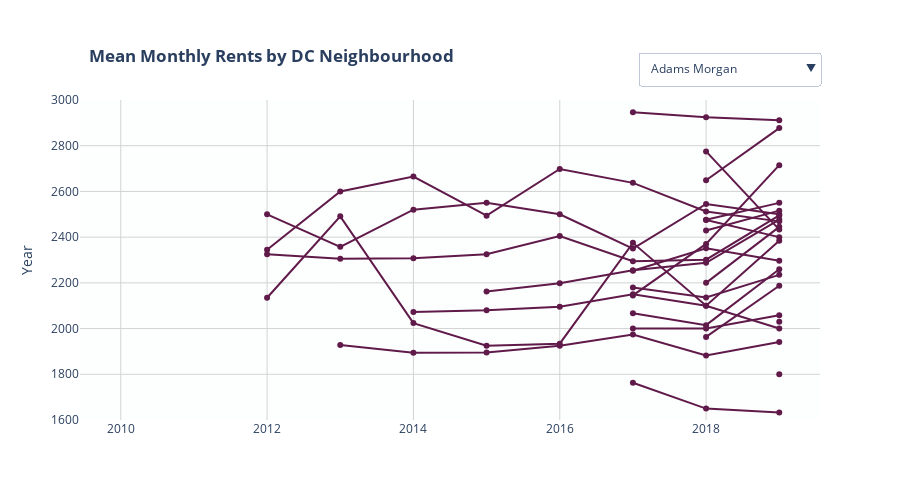

The notebook cell this image was saved under:
### Code cell
fig = go.Figure()

for i,d in enumerate(nbd_rent):
    
    fig.add_trace(go.Scatter( x=d["year"], 
                                y=d["mean_rent"], 
                                mode = "lines+markers",
                                marker_color="#601A4A",
                                text=d['RegionName'],
                                showlegend= True, 
                                legendgroup = labels[i], 
                             name = labels[i], 
                             hovertemplate = "Year:%{x} Rent:$%{y}"
                            )
                  
                                )

### Create buttons for drop down menu
buttons = []
for i, label in enumerate(labels):
    visibility = [i==j for j in range(len(labels))]
    button = dict(
                 label =  label,
                 method = 'restyle',
                 args = [{'visible': visibility},
                     {'title': label}])
    buttons.append(button)

updatemenus = list([
    dict(x = 1,
        y = 1.15,
        #xref = 'paper',
        #yref = 'paper',
        yanchor = 'top',
        active = 1,
        showactive = False,
        buttons = buttons
    )
])



fig['layout']['xaxis']['title'] = ''


#fig['layout']['xaxis']['type'] = 'date'
fig['layout']['xaxis']['gridcolor'] = '#d3d3d3'
fig['layout']['yaxis']['title'] = 'Rent($)'
fig['layout']['yaxis']['title'] = 'Year'
fig['layout']['yaxis']['type'] = 'linear'
fig['layout']['yaxis']['range'] = [1600,3000]
fig['layout']['yaxis']['gridcolor'] = '#d3d3d3'
fig['layout']["plot_bgcolor"]= "#FDFEFE" 
fig['layout']["width"]= 900
fig['layout']["height"] = 500
fig['layout']['showlegend'] = False

fig['layout']['updatemenus'] = updatemenus
fig['layout']['title'] = '<b>Mean Monthly Rents by DC Neighbourhood</b>'
fig['layout']['title']['x'] = 0.099
fig['layout']['title']['y'] = 0.9
fig['layout']['title']['xref'] = 'container'
fig['layout']['title']['yref'] = 'container'



plotly.offline.plot(fig, "listings.html")
fig.show()

### Figure 1 — Plotly figure (JSON) as saved in the notebook; plotly's stock layout.template omitted (floating-point values rounded to 4 significant figures)
{"data": [{"hovertemplate": "Year:%{x} Rent:$%{y}", "legendgroup": "Columbia Heights", "marker": {"color": "#601A4A"}, "mode": "lines+markers", "name": "Columbia Heights", "showlegend": true, "text": ["Columbia Heights", "Columbia Heights", "Columbia Heights", "Columbia Heights", "Columbia Heights", "Columbia Heights", "Columbia Heights", "Columbia Heights", "Columbia Heights", "Columbia Heights"], "type": "scatter", "x": [2010, 2011, 2012, 2013, 2014, 2015, 2016, 2017, 2018, 2019], "y": [null, null, 2135, 2491, 2024, 1925, 1934, 2375, 2100, 2384]}, {"hovertemplate": "Year:%{x} Rent:$%{y}", "legendgroup": "Adams Morgan", "marker": {"color": "#601A4A"}, "mode": "lines+markers", "name": "Adams Morgan", "showlegend": true, "text": ["Adams Morgan", "Adams Morgan", "Adams Morgan", "Adams Morgan", "Adams Morgan", "Adams Morgan", "Adams Morgan", "Adams Morgan", "Adams Morgan", "Adams Morgan"], "type": "scatter", "x": [2010, 2011, 2012, 2013, 2014, 2015, 2016, 2017, 2018, 2019], "y": [null, null, null, null, null, null, null, null, 2200, 2445]}, {"hovertemplate": "Year:%{x} Rent:$%{y}", "legendgroup": "Logan Circle", "marker": {"color": "#601A4A"}, "mode": "lines+markers", "name": "Logan Circle", "showlegend": true, "text": ["Logan Circle", "Logan Circle", "Logan Circle", "Logan Circle", "Logan Circle", "Logan Circle", "Logan Circle", "Logan Circle", "Logan Circle", "Logan Circle"], "type": "scatter", "x": [2010, 2011, 2012, 2013, 2014, 2015, 2016, 2017, 2018, 2019], "y": [null, null, 2345, 2600, 2665, 2494, 2698, 2638.0, 2512, 2469]}, {"hovertemplate": "Year:%{x} Rent:$%{y}", "legendgroup": "Dupont Circle", "marker": {"color": "#601A4A"}, "mode": "lines+markers", "name": "Dupont Circle", "showlegend": true, "text": ["Dupont Circle", "Dupont Circle", "Dupont Circle", "Dupont Circle", "Dupont Circle", "Dupont Circle", "Dupont Circle", "Dupont Circle", "Dupont Circle", "Dupont Circle"], "type": "scatter", "x": [2010, 2011, 2012, 2013, 2014, 2015, 2016, 2017, 2018, 2019], "y": [null, null, 2500, 2358.0, 2520, 2550, 2500, 2350, 2545, 2500]}, {"hovertemplate": "Year:%{x} Rent:$%{y}", "legendgroup": "Foggy Bottom", "marker": {"color": "#601A4A"}, "mode": "lines+markers", "name": "Foggy Bottom", "showlegend": true, "text": ["Foggy Bottom", "Foggy Bottom", "Foggy Bottom", "Foggy Bottom", "Foggy Bottom", "Foggy Bottom", "Foggy Bottom", "Foggy Bottom", "Foggy Bottom", "Foggy Bottom"], "type": "scatter", "x": [2010, 2011, 2012, 2013, 2014, 2015, 2016, 2017, 2018, 2019], "y": [null, null, null, null, null, null, null, 2068.0, 2015, 2260.0]}, {"hovertemplate": "Year:%{x} Rent:$%{y}", "legendgroup": "Mount Pleasant", "marker": {"color": "#601A4A"}, "mode": "lines+markers", "name": "Mount Pleasant", "showlegend": true, "text": ["Mount Pleasant", "Mount Pleasant", "Mount Pleasant", "Mount Pleasant", "Mount Pleasant", "Mount Pleasant", "Mount Pleasant", "Mount Pleasant", "Mount Pleasant", "Mount Pleasant"], "type": "scatter", "x": [2010, 2011, 2012, 2013, 2014, 2015, 2016, 2017, 2018, 2019], "y": [null, null, null, null, null, null, null, null, null, 1800]}, {"hovertemplate": "Year:%{x} Rent:$%{y}", "legendgroup": "Georgetown", "marker": {"color": "#601A4A"}, "mode": "lines+markers", "name": "Georgetown", "showlegend": true, "text": ["Georgetown", "Georgetown", "Georgetown", "Georgetown", "Georgetown", "Georgetown", "Georgetown", "Georgetown", "Georgetown", "Georgetown"], "type": "scatter", "x": [2010, 2011, 2012, 2013, 2014, 2015, 2016, 2017, 2018, 2019], "y": [null, null, null, null, null, null, null, 2253, 2351, 2297]}, {"hovertemplate": "Year:%{x} Rent:$%{y}", "legendgroup": "Shaw", "marker": {"color": "#601A4A"}, "mode": "lines+markers", "name": "Shaw", "showlegend": true, "text": ["Shaw", "Shaw", "Shaw", "Shaw", "Shaw", "Shaw", "Shaw", "Shaw", "Shaw", "Shaw"], "type": "scatter", "x": [2010, 2011, 2012, 2013, 2014, 2015, 2016, 2017, 2018, 2019], "y": [null, null, null, null, null, null, null, null, 2775, 2433]}, {"hovertemplate": "Year:%{x} Rent:$%{y}", "legendgroup": "American University Park", "marker": {"color": "#601A4A"}, "mode": "lines+markers", "name": "American University Park", "showlegend": true, "text": ["American University Park", "American University Park", "American University Park", "American University Park", "American University Park", "American University Park", "American University Park", "American University Park", "American University Park", "American University Park"], "type": "scatter", "x": [2010, 2011, 2012, 2013, 2014, 2015, 2016, 2017, 2018, 2019], "y": [null, null, null, null, null, null, null, null, null, 2030]}, {"hovertemplate": "Year:%{x} Rent:$%{y}", "legendgroup": "Cleveland Park", "marker": {"color": "#601A4A"}, "mode": "lines+markers", "name": "Cleveland Park", "showlegend": true, "text": ["Cleveland Park", "Cleveland Park", "Cleveland Park", "Cleveland Park", "Cleveland Park", "Cleveland Park", "Cleveland Park", "Cleveland Park", "Cleveland Park", "Cleveland Park"], "type": "scatter", "x": [2010, 2011, 2012, 2013, 2014, 2015, 2016, 2017, 2018, 2019], "y": [null, null, null, null, null, null, null, 2000, 2000, 2058]}, {"hovertemplate": "Year:%{x} Rent:$%{y}", "legendgroup": "Near Northeast", "marker": {"color": "#601A4A"}, "mode": "lines+markers", "name": "Near Northeast", "showlegend": true, "text": ["Near Northeast", "Near Northeast", "Near Northeast", "Near Northeast", "Near Northeast", "Near Northeast", "Near Northeast", "Near Northeast", "Near Northeast", "Near Northeast"], "type": "scatter", "x": [2010, 2011, 2012, 2013, 2014, 2015, 2016, 2017, 2018, 2019], "y": [null, null, null, null, null, null, null, 2145, 2370.0, 2715]}, {"hovertemplate": "Year:%{x} Rent:$%{y}", "legendgroup": "Southwest Waterfront", "marker": {"color": "#601A4A"}, "mode": "lines+markers", "name": "Southwest Waterfront", "showlegend": true, "text": ["Southwest Waterfront", "Southwest Waterfront", "Southwest Waterfront", "Southwest Waterfront", "Southwest Waterfront", "Southwest Waterfront", "Southwest Waterfront", "Southwest Waterfront", "Southwest Waterfront", "Southwest Waterfront"], "type": "scatter", "x": [2010, 2011, 2012, 2013, 2014, 2015, 2016, 2017, 2018, 2019], "y": [null, null, null, null, null, null, null, null, 2429, 2516]}, {"hovertemplate": "Year:%{x} Rent:$%{y}", "legendgroup": "Mount Vernon Square", "marker": {"color": "#601A4A"}, "mode": "lines+markers", "name": "Mount Vernon Square", "showlegend": true, "text": ["Mount Vernon Square", "Mount Vernon Square", "Mount Vernon Square", "Mount Vernon Square", "Mount Vernon Square", "Mount Vernon Square", "Mount Vernon Square", "Mount Vernon Square", "Mount Vernon Square", "Mount Vernon Square"], "type": "scatter", "x": [2010, 2011, 2012, 2013, 2014, 2015, 2016, 2017, 2018, 2019], "y": [null, null, 2325, 2305, 2308.0, 2325, 2405, 2295, 2302.0, 2495]}, {"hovertemplate": "Year:%{x} Rent:$%{y}", "legendgroup": "Glover Park", "marker": {"color": "#601A4A"}, "mode": "lines+markers", "name": "Glover Park", "showlegend": true, "text": ["Glover Park", "Glover Park", "Glover Park", "Glover Park", "Glover Park", "Glover Park", "Glover Park", "Glover Park", "Glover Park", "Glover Park"], "type": "scatter", "x": [2010, 2011, 2012, 2013, 2014, 2015, 2016, 2017, 2018, 2019], "y": [null, null, null, null, null, null, null, 1763, 1650, 1632.0]}, {"hovertemplate": "Year:%{x} Rent:$%{y}", "legendgroup": "Forest Hills", "marker": {"color": "#601A4A"}, "mode": "lines+markers", "name": "Forest Hills", "showlegend": true, "text": ["Forest Hills", "Forest Hills", "Forest Hills", "Forest Hills", "Forest Hills", "Forest Hills", "Forest Hills", "Forest Hills", "Forest Hills", "Forest Hills"], "type": "scatter", "x": [2010, 2011, 2012, 2013, 2014, 2015, 2016, 2017, 2018, 2019], "y": [null, null, null, 1928, 1894, 1895, 1925, 1974, 1882.0, 1942.0]}, {"hovertemplate": "Year:%{x} Rent:$%{y}", "legendgroup": "Navy Yard", "marker": {"color": "#601A4A"}, "mode": "lines+markers", "name": "Navy Yard", "showlegend": true, "text": ["Navy Yard", "Navy Yard", "Navy Yard", "Navy Yard", "Navy Yard", "Navy Yard", "Navy Yard", "Navy Yard", "Navy Yard", "Navy Yard"], "type": "scatter", "x": [2010, 2011, 2012, 2013, 2014, 2015, 2016, 2017, 2018, 2019], "y": [null, null, null, null, null, 2162, 2198, 2255, 2288.0, 2477]}, {"hovertemplate": "Year:%{x} Rent:$%{y}", "legendgroup": "Woodley Park", "marker": {"color": "#601A4A"}, "mode": "lines+markers", "name": "Woodley Park", "showlegend": true, "text": ["Woodley Park", "Woodley Park", "Woodley Park", "Woodley Park", "Woodley Park", "Woodley Park", "Woodley Park", "Woodley Park", "Woodley Park", "Woodley Park"], "type": "scatter", "x": [2010, 2011, 2012, 2013, 2014, 2015, 2016, 2017, 2018, 2019], "y": [null, null, null, null, 2072.0, 2080, 2095, 2150, 2100, 2000]}, {"hovertemplate": "Year:%{x} Rent:$%{y}", "legendgroup": "Downtown", "marker": {"color": "#601A4A"}, "mode": "lines+markers", "name": "Downtown", "showlegend": true, "text": ["Downtown", "Downtown", "Downtown", "Downtown", "Downtown", "Downtown", "Downtown", "Downtown", "Downtown", "Downtown"], "type": "scatter", "x": [2010, 2011, 2012, 2013, 2014, 2015, 2016, 2017, 2018, 2019], "y": [null, null, null, null, null, null, null, null, 2476, 2550]}, {"hovertemplate": "Year:%{x} Rent:$%{y}", "legendgroup": "U Street Corridor", "marker": {"color": "#601A4A"}, "mode": "lines+markers", "name": "U Street Corridor", "showlegend": true, "text": ["U Street Corridor", "U Street Corridor", "U Street Corridor", "U Street Corridor", "U Street Corridor", "U Street Corridor", "U Street Corridor", "U Street Corridor", "U Street Corridor", "U Street Corridor"], "type": "scatter", "x": [2010, 2011, 2012, 2013, 2014, 2015, 2016, 2017, 2018, 2019], "y": [null, null, null, null, null, null, null, null, 2649, 2877]}, {"hovertemplate": "Year:%{x} Rent:$%{y}", "legendgroup": "NoMa", "marker": {"color": "#601A4A"}, "mode": "lines+markers", "name": "NoMa", "showlegend": true, "text": ["NoMa", "NoMa", "NoMa", "NoMa", "NoMa", "NoMa", "NoMa", "NoMa", "NoMa", "NoMa"], "type": "scatter", "x": [2010, 2011, 2012, 2013, 2014, 2015, 2016, 2017, 2018, 2019], "y": [null, null, null, null, null, null, null, 2180, 2136, 2235]}, {"hovertemplate": "Year:%{x} Rent:$%{y}", "legendgroup": "West End", "marker": {"color": "#601A4A"}, "mode": "lines+markers", "name": "West End", "showlegend": true, "text": ["West End", "West End", "West End", "West End", "West End", "West End", "West End", "West End", "West End", "West End"], "type": "scatter", "x": [2010, 2011, 2012, 2013, 2014, 2015, 2016, 2017, 2018, 2019], "y": [null, null, null, null, null, null, null, 2946.0, 2925, 2911]}, {"hovertemplate": "Year:%{x} Rent:$%{y}", "legendgroup": "Gallaudet", "marker": {"color": "#601A4A"}, "mode": "lines+markers", "name": "Gallaudet", "showlegend": true, "text": ["Gallaudet", "Gallaudet", "Gallaudet", "Gallaudet", "Gallaudet", "Gallaudet", "Gallaudet", "Gallaudet", "Gallaudet", "Gallaudet"], "type": "scatter", "x": [2010, 2011, 2012, 2013, 2014, 2015, 2016, 2017, 2018, 2019], "y": [null, null, null, null, null, null, null, null, 1964.0, 2188.0]}, {"hovertemplate": "Year:%{x} Rent:$%{y}", "legendgroup": "Penn Quarter", "marker": {"color": "#601A4A"}, "mode": "lines+markers", "name": "Penn Quarter", "showlegend": true, "text": ["Penn Quarter", "Penn Quarter", "Penn Quarter", "Penn Quarter", "Penn Quarter", "Penn Quarter", "Penn Quarter", "Penn Quarter", "Penn Quarter", "Penn Quarter"], "type": "scatter", "x": [2010, 2011, 2012, 2013, 2014, 2015, 2016, 2017, 2018, 2019], "y": [null, null, null, null, null, null, null, null, 2475, 2400]}], "layout": {"height": 500, "plot_bgcolor": "#FDFEFE", "showlegend": false, "title": {"text": "<b>Mean Monthly Rents by DC Neighbourhood</b>", "x": 0.099, "xref": "container", "y": 0.9, "yref": "container"}, "updatemenus": [{"active": 1, "buttons": [{"args": [{"visible": [true, false, false, false, false, false, false, false, false, false, false, false, false, false, false, false, false, false, false, false, false, false, false]}, {"title": "Columbia Heights"}], "label": "Columbia Heights", "method": "restyle"}, {"args": [{"visible": [false, true, false, false, false, false, false, false, false, false, false, false, false, false, false, false, false, false, false, false, false, false, false]}, {"title": "Adams Morgan"}], "label": "Adams Morgan", "method": "restyle"}, {"args": [{"visible": [false, false, true, false, false, false, false, false, false, false, false, false, false, false, false, false, false, false, false, false, false, false, false]}, {"title": "Logan Circle"}], "label": "Logan Circle", "method": "restyle"}, {"args": [{"visible": [false, false, false, true, false, false, false, false, false, false, false, false, false, false, false, false, false, false, false, false, false, false, false]}, {"title": "Dupont Circle"}], "label": "Dupont Circle", "method": "restyle"}, {"args": [{"visible": [false, false, false, false, true, false, false, false, false, false, false, false, false, false, false, false, false, false, false, false, false, false, false]}, {"title": "Foggy Bottom"}], "label": "Foggy Bottom", "method": "restyle"}, {"args": [{"visible": [false, false, false, false, false, true, false, false, false, false, false, false, false, false, false, false, false, false, false, false, false, false, false]}, {"title": "Mount Pleasant"}], "label": "Mount Pleasant", "method": "restyle"}, {"args": [{"visible": [false, false, false, false, false, false, true, false, false, false, false, false, false, false, false, false, false, false, false, false, false, false, false]}, {"title": "Georgetown"}], "label": "Georgetown", "method": "restyle"}, {"args": [{"visible": [false, false, false, false, false, false, false, true, false, false, false, false, false, false, false, false, false, false, false, false, false, false, false]}, {"title": "Shaw"}], "label": "Shaw", "method": "restyle"}, {"args": [{"visible": [false, false, false, false, false, false, false, false, true, false, false, false, false, false, false, false, false, false, false, false, false, false, false]}, {"title": "American University Park"}], "label": "American University Park", "method": "restyle"}, {"args": [{"visible": [false, false, false, false, false, false, false, false, false, true, false, false, false, false, false, false, false, false, false, false, false, false, false]}, {"title": "Cleveland Park"}], "label": "Cleveland Park", "method": "restyle"}, {"args": [{"visible": [false, false, false, false, false, false, false, false, false, false, true, false, false, false, false, false, false, false, false, false, false, false, false]}, {"title": "Near Northeast"}], "label": "Near Northeast", "method": "restyle"}, {"args": [{"visible": [false, false, false, false, false, false, false, false, false, false, false, true, false, false, false, false, false, false, false, false, false, false, false]}, {"title": "Southwest Waterfront"}], "label": "Southwest Waterfront", "method": "restyle"}, {"args": [{"visible": [false, false, false, false, false, false, false, false, false, false, false, false, true, false, false, false, false, false, false, false, false, false, false]}, {"title": "Mount Vernon Square"}], "label": "Mount Vernon Square", "method": "restyle"}, {"args": [{"visible": [false, false, false, false, false, false, false, false, false, false, false, false, false, true, false, false, false, false, false, false, false, false, false]}, {"title": "Glover Park"}], "label": "Glover Park", "method": "restyle"}, {"args": [{"visible": [false, false, false, false, false, false, false, false, false, false, false, false, false, false, true, false, false, false, false, false, false, false, false]}, {"title": "Forest Hills"}], "label": "Forest Hills", "method": "restyle"}, {"args": [{"visible": [false, false, false, false, false, false, false, false, false, false, false, false, false, false, false, true, false, false, false, false, false, false, false]}, {"title": "Navy Yard"}], "label": "Navy Yard", "method": "restyle"}, {"args": [{"visible": [false, false, false, false, false, false, false, false, false, false, false, false, false, false, false, false, true, false, false, false, false, false, false]}, {"title": "Woodley Park"}], "label": "Woodley Park", "method": "restyle"}, {"args": [{"visible": [false, false, false, false, false, false, false, false, false, false, false, false, false, false, false, false, false, true, false, false, false, false, false]}, {"title": "Downtown"}], "label": "Downtown", "method": "restyle"}, {"args": [{"visible": [false, false, false, false, false, false, false, false, false, false, false, false, false, false, false, false, false, false, true, false, false, false, false]}, {"title": "U Street Corridor"}], "label": "U Street Corridor", "method": "restyle"}, {"args": [{"visible": [false, false, false, false, false, false, false, false, false, false, false, false, false, false, false, false, false, false, false, true, false, false, false]}, {"title": "NoMa"}], "label": "NoMa", "method": "restyle"}, {"args": [{"visible": [false, false, false, false, false, false, false, false, false, false, false, false, false, false, false, false, false, false, false, false, true, false, false]}, {"title": "West End"}], "label": "West End", "method": "restyle"}, {"args": [{"visible": [false, false, false, false, false, false, false, false, false, false, false, false, false, false, false, false, false, false, false, false, false, true, false]}, {"title": "Gallaudet"}], "label": "Gallaudet", "method": "restyle"}, {"args": [{"visible": [false, false, false, false, false, false, false, false, false, false, false, false, false, false, false, false, false, false, false, false, false, false, true]}, {"title": "Penn Quarter"}], "label": "Penn Quarter", "method": "restyle"}], "showactive": false, "x": 1, "y": 1.15, "yanchor": "top"}], "width": 900, "xaxis": {"gridcolor": "#d3d3d3", "title": {"text": ""}}, "yaxis": {"gridcolor": "#d3d3d3", "range": [1600, 3000], "title": {"text": "Year"}, "type": "linear"}}}
